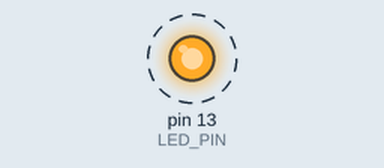
This sketch was run on a simulated Arduino Uno, built with avr-gcc and run on an emulated ATmega328P. On the bench: output pins drawn as LEDs (lit = HIGH). Dashed ring = blinking. At 32.0 s the program stops and its outputs stay as they are.

Above: at 0.5 s.
Timing chart, 0 to 4.6 s (numbered marks = the images above):
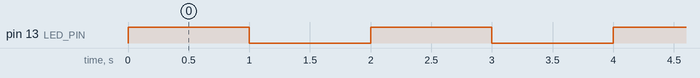

Measured:
- by itself, pin 13 (LED_PIN): alternates HIGH for 1.0 s and LOW for 1.0 s, 32 changes in all, then stays LOW

The sketch:

Demo_with_ForAndWhileLoop.ino
```cpp
const int LED_PIN = 13;

int EndOfProgram = 0;
int BlinkCounter = 0;

void setup() {
  pinMode(LED_PIN, OUTPUT);
}

void loop()
{
  for (int BlinkCounter = 0; BlinkCounter <= 15; BlinkCounter++)
  {
    ledBlink(LED_PIN);
  }
  EndOfProgram = 1;
  while( EndOfProgram == 1)
  {
    ; // This loop we go on forever.
  }
}

void ledBlink(int pin)
{
  digitalWrite(pin, HIGH);
  delay(1000);
  digitalWrite(pin, LOW);
  delay(1000);
}
```
